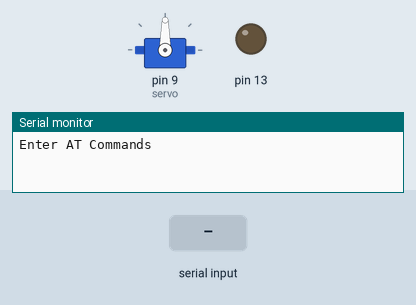
Simulated run of this sketch. Board: Arduino Mega 2560, built with avr-gcc and run on an emulated ATmega2560. On the bench: servo, output pins drawn as LEDs (lit = HIGH), the last lines printed to the serial monitor. Inputs (shaded band) come from the test bench.

Above: at 1.2 s.
1.3 s: "1" received over the second serial link
At 2.2 s:
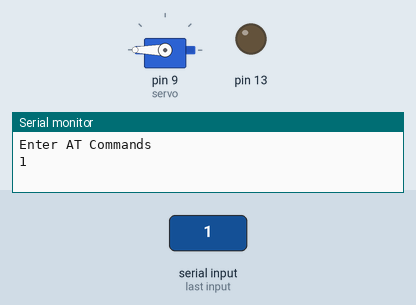
2.8 s: "2" received over the second serial link
At 3.3 s:
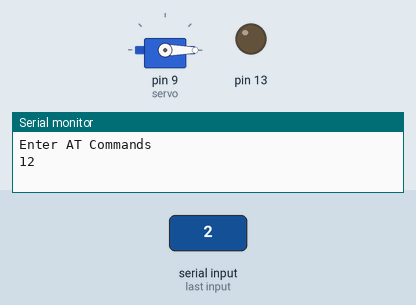
Timing chart, 0 to 5.8 s (numbered marks = the images above; inputs shaded):
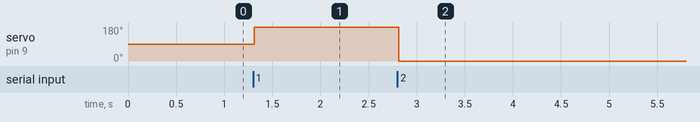

The sketch:

BluetoothMega.ino
```cpp
#include<Servo.h>

Servo servo;
int blueip;


void setup() {
  // put your setup code here, to run once:
  pinMode(13, OUTPUT);
  //digitalWrite(9,HIGH);
  Serial.begin(9600);
  Serial.println("Enter AT Commands");
  Serial3.begin(9600);
  servo.attach(9);
}

void loop() {
  // put your main code here, to run repeatedly:
  if (Serial3.available()) {
    blueip = Serial3.read();
    if(blueip == '1'){
      for(int i=0; i<=180; i++){
        servo.write(i);
      }
      //digitalWrite(13, HIGH);
      //delay(2000);
    }
    if(blueip == '2'){
      for(int i=180; i>=0; i--){
        servo.write(i);
      }
      //digitalWrite(13, LOW);
    }
    Serial.write(blueip);
  }
  if (Serial.available()) {
    Serial3.write(Serial.read());
  }
}
```

Measured:
- after the input at 1.3 s, servo on pin 9 (servo): 90° → 180° at once
- after the input at 2.8 s, servo on pin 9 (servo): 180° → 0° at once
